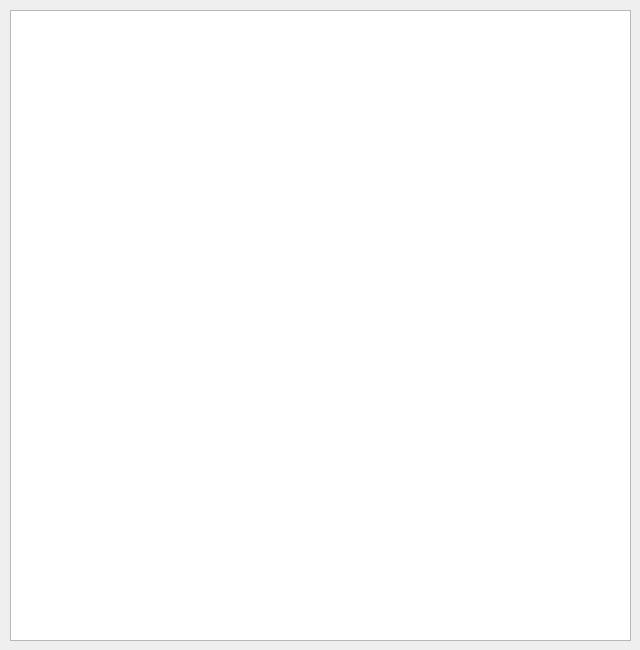
<?xml version="1.0" encoding="UTF-8"?>
<ui version="4.0">
 <class>Dialog</class>
 <widget class="QDialog" name="Dialog">
  <property name="geometry">
   <rect>
    <x>0</x>
    <y>0</y>
    <width>640</width>
    <height>650</height>
   </rect>
  </property>
  <property name="windowTitle">
   <string>GML - manual</string>
  </property>
  <widget class="QGraphicsView" name="graphicsView">
   <property name="geometry">
    <rect>
     <x>10</x>
     <y>10</y>
     <width>621</width>
     <height>631</height>
    </rect>
   </property>
   <property name="alignment">
    <set>Qt::AlignCenter</set>
   </property>
  </widget>
 </widget>
 <resources/>
 <connections/>
</ui>
